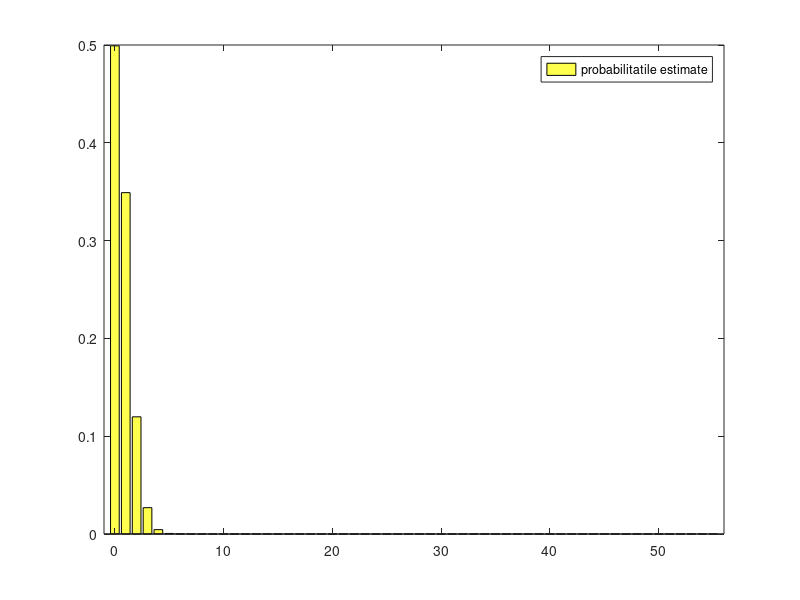
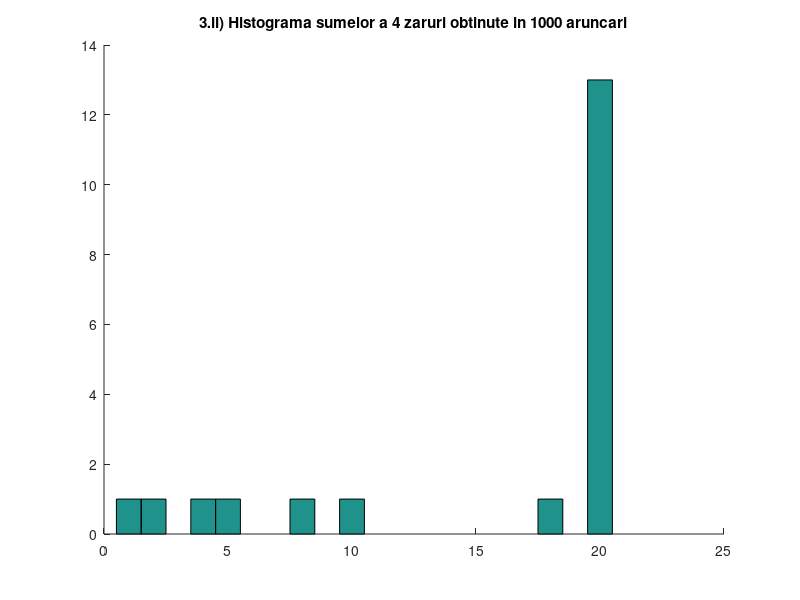
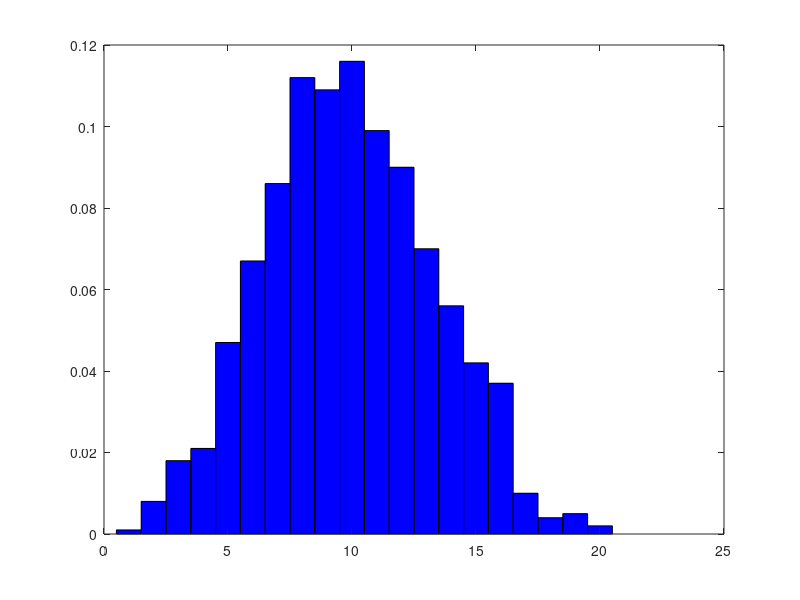

MATLAB code to generate these figures, in order:
clc
fprintf('// 1\n')
urna = ['r', 'r', 'r', 'r', 'r', 'b', 'b', 'b', 'g', 'g'];
noruns=5000;
noca=0;
nocb=0;
noc_intersect=0;
nocb_a=0;
for c=1:noruns
  y = randsample(urna, 3, REPLACEMENT=false);

  if y(1) == y(2) == y(3)
    nocb=nocb+1;
  endif

  if y(1)=='r' || y(2)=='r' || y(3)=='r'
    noca=noca+1;
    if y(1) == y(2) == y(3)
      nocb_a=nocb_a+1;
    endif
  endif

  if y(1)=='r' && y(2)=='r' && y(3)=='r'
    noc_intersect = noc_intersect + 1;
  endif
end
freqa=noca/noruns;
freq_intersect=noc_intersect/noruns;
fprintf(' i) proportia ev. A = %d\n', freqa)
fprintf(' ii) proportia ev. AnB = %d\n', freq_intersect)
fprintf(' iii) probabilitatea estimata P(B|A) = %d\n', nocb_a/noruns)
fprintf('      probabilitatea teoretica P(B|A) = %d\n', freq_intersect/freqa)
fprintf(' iv) B in relatie cu A = %d\n', nocb_a/noca)

fprintf('// 2\n')
m=randi(20);
n=randi(100);
p=rand();
x=binornd(n,p,1,m);
N=hist(x,0:n);
bar(0:n, N/m, 'hist', 'FaceColor', 'b');
bar(0:n, binopdf(0:n, n, p), 'FaceColor', 'y');
legend('probabilitatile estimate', 'probabilitatile teoretice');
set(findobj('type','patch'),'facealpha', 0.7);
xlim([-1 n+1]);
no_zaruri = 5;
p = 1/3;
noruns = 5000;
distrib = binornd(no_zaruri, p, 1, noruns);
fprintf(' b) probabilitatea estimata = %d\n', sum(distrib == 2)/noruns)
fprintf('    probabilitatea teoretica = %d\n', binopdf(2, no_zaruri, p))

fprintf('// 3\n')
noruns=1000;
valori=zeros(1,24);
noc_iv=0;
for c=1:noruns
  zaruri = randi(6, 1, 4);
  s = sum(zaruri);
  valori(s)++;
  if s>=10 && s<=20
    noc_iv++;
  endif
endfor
axis1 = [];
axis2 = [];
dim = 0;
fprintf(' i)')
for c=4:24
  if valori(c) > 0
    fprintf(' frecventa absoluta pentru %d: %d\n', c, valori(c))
    axis1 = [axis1, c];
    axis2 = [axis2, valori(c)];
    dim++;
  endif
endfor

mat = [axis1; axis2];
axis3 = [];
for i=1:dim
  axis3 = [axis3; axis2(i) / noruns];
endfor
figure
title('3.ii) Histograma sumelor a 4 zaruri obtinute in 1000 aruncari')
hold on
hist(axis2, 1:dim)
figure
title('3.ii) Graficul sumelor a 4 zaruri obtinute raportat la 1000 aruncari')
bar(1:dim, axis3, 'hist', 'FaceColor', 'b')
fprintf(' iv) probabilitatea estimata = %d\n', noc_iv/noruns)